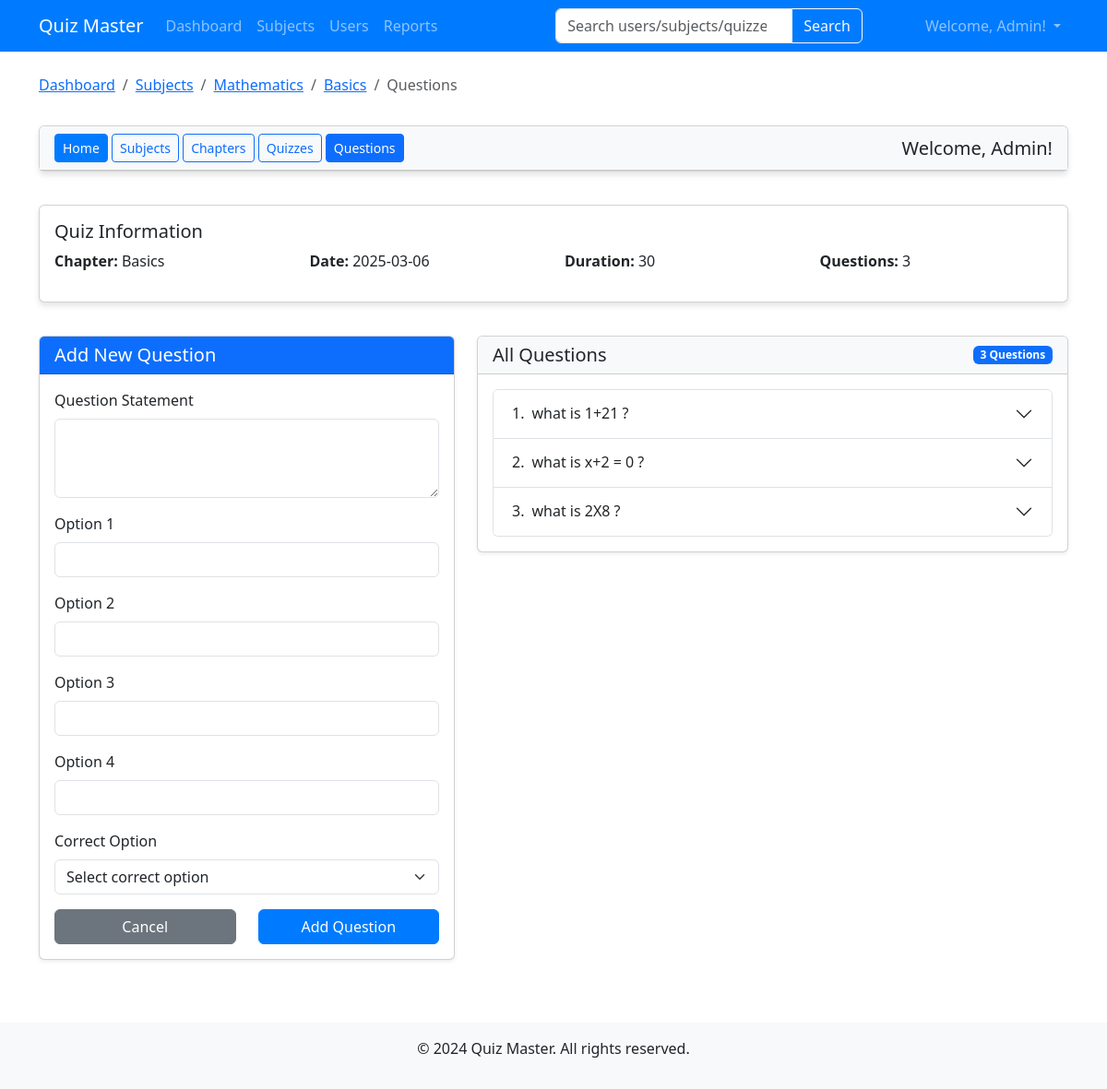
The app's page /admin/quizzes/1/questions (signed in) with its own data.
### models.py (models this page shows, shortened)
class User(db.Model,UserMixin):
    id = db.Column(db.Integer, primary_key=True)
    email = db.Column(db.String(120), unique=True, nullable=False)
    password = db.Column(db.String(200), nullable=False)
    full_name = db.Column(db.String(100), nullable=False)
    qualification = db.Column(db.String(100), nullable=True)
    dob = db.Column(db.String(20), nullable=True)
    is_admin = db.Column(db.Boolean, default=False)
    scores = db.relationship('Score', backref='user', lazy=True, cascade="all, delete-orphan")

class Subject(db.Model):
    id = db.Column(db.Integer, primary_key=True)
    name = db.Column(db.String(100), nullable=False)
    description = db.Column(db.Text, nullable=True)
    chapters = db.relationship('Chapter', backref='subject', lazy=True, cascade="all, delete-orphan")

class Chapter(db.Model):
    id = db.Column(db.Integer, primary_key=True)
    name = db.Column(db.String(100), nullable=False)
    description = db.Column(db.Text, nullable=True)
    subject_id = db.Column(db.Integer, db.ForeignKey('subject.id'), nullable=False)
    quizzes = db.relationship('Quiz', backref='chapter', lazy=True, cascade="all, delete-orphan")

class Quiz(db.Model):
    id = db.Column(db.Integer, primary_key=True)
    chapter_id = db.Column(db.Integer, db.ForeignKey('chapter.id'), nullable=False)
    date_of_quiz = db.Column(db.String(20), nullable=False)
    time_duration = db.Column(db.String(10), nullable=False)
    remarks = db.Column(db.Text, nullable=True)
    questions = db.relationship('Question', backref='quiz', lazy=True, cascade="all, delete-orphan")
    scores = db.relationship('Score', backref='quiz', lazy=True, cascade="all, delete-orphan")

class Question(db.Model):
    id = db.Column(db.Integer, primary_key=True)
    quiz_id = db.Column(db.Integer, db.ForeignKey('quiz.id'), nullable=False)
    question_statement = db.Column(db.Text, nullable=False)
    option1 = db.Column(db.String(200), nullable=False)
    option2 = db.Column(db.String(200), nullable=False)
    option3 = db.Column(db.String(200), nullable=False)
    option4 = db.Column(db.String(200), nullable=False)
    correct_option = db.Column(db.Integer, nullable=False)  # 1, 2, 3, or 4

### routes/admin.py (the view)
@admin.route('/quizzes/<int:quiz_id>/questions')
@login_required
def questions(quiz_id):
    quiz = Quiz.query.get_or_404(quiz_id)
    questions = Question.query.filter_by(quiz_id=quiz_id).all()
    return render_template('admin/questions.html', quiz=quiz, questions=questions)

### app.py (called while the page is built)
@login_manager.user_loader
def load_user(user_id):
    return User.query.get(int(user_id))

### routes/admin.py (called while the page is built)
@admin.before_request
def check_admin():
    if not current_user.is_authenticated or not current_user.is_admin:
        flash('You must be an admin to access this page.')
        return redirect(url_for('auth.login'))

### templates/admin/questions.html (shortened to what this page needs)
{% extends 'base.html' %}
{% block content %}
<div class="row mb-3">
    <div class="col-12">
        <nav aria-label="breadcrumb">
            <ol class="breadcrumb">
                <li class="breadcrumb-item"><a href="{{ url_for('admin.dashboard') }}">Dashboard</a></li>
                <li class="breadcrumb-item"><a href="{{ url_for('admin.subjects') }}">Subjects</a></li>
                <li class="breadcrumb-item"><a href="{{ url_for('admin.chapters', subject_id=quiz.chapter.subject_id) }}">{{ quiz.chapter.subject.name }}</a></li>
                <li class="breadcrumb-item"><a href="{{ url_for('admin.quizzes', chapter_id=quiz.chapter_id) }}">{{ quiz.chapter.name }}</a></li>
                <li class="breadcrumb-item active" aria-current="page">Questions</li>
            </ol>
        </nav>
    </div>
</div>
<div class="row mb-3">
    <div class="col-12">
        <div class="card">
            <div class="card-header bg-light d-flex justify-content-between align-items-center">
                <div>
                    <a href="{{ url_for('admin.dashboard') }}" class="btn btn-sm btn-primary">Home</a>
                    <a href="{{ url_for('admin.subjects') }}" class="btn btn-sm btn-outline-primary">Subjects</a>
                    <a href="{{ url_for('admin.chapters', subject_id=quiz.chapter.subject_id) }}" class="btn btn-sm btn-outline-primary">Chapters</a>
                    <a href="{{ url_for('admin.quizzes', chapter_id=quiz.chapter_id) }}" class="btn btn-sm btn-outline-primary">Quizzes</a>
                    <a href="#" class="btn btn-sm btn-outline-primary active">Questions</a>
                </div>
                <h5 class="mb-0">Welcome, Admin!</h5>
            </div>
        </div>
    </div>
</div>
<div class="row mb-3">
    <div class="col-12">
        <div class="card">
            <div class="card-body">
                <h5>Quiz Information</h5>
                <div class="row">
                    <div class="col-md-3">
                        <p><strong>Chapter:</strong> {{ quiz.chapter.name }}</p>
                    </div>
                    <div class="col-md-3">
                        <p><strong>Date:</strong> {{ quiz.date_of_quiz }}</p>
                    </div>
                    <div class="col-md-3">
                        <p><strong>Duration:</strong> {{ quiz.time_duration }}</p>
                    </div>
                    <div class="col-md-3">
                        <p><strong>Questions:</strong> {{ questions|length }}</p>
                    </div>
                </div>
            </div>
        </div>
    </div>
</div>
<div class="row">
    <div class="col-md-5">
        <div class="card shadow-sm">
            <div class="card-header bg-primary text-white">
                <h5 class="mb-0">Add New Question</h5>
            </div>
            <div class="card-body">
                <form method="POST" action="{{ url_for('admin.add_question', quiz_id=quiz.id) }}">
                    <div class="mb-3">
                        <label for="statement" class="form-label">Question Statement</label>
                        <textarea class="form-control" id="statement" name="statement" rows="3" required></textarea>
                    </div>
                    <div class="mb-3">
                        <label for="option1" class="form-label">Option 1</label>
                        <input type="text" class="form-control" id="option1" name="option1" required>
                    </div>
                    <div class="mb-3">
                        <label for="option2" class="form-label">Option 2</label>
                        <input type="text" class="form-control" id="option2" name="option2" required>
                    </div>
                    <div class="mb-3">
                        <label for="option3" class="form-label">Option 3</label>
                        <input type="text" class="form-control" id="option3" name="option3" required>
                    </div>
                    <div class="mb-3">
                        <label for="option4" class="form-label">Option 4</label>
                        <input type="text" class="form-control" id="option4" name="option4" required>
                    </div>
                    <div class="mb-3">
                        <label for="correct_option" class="form-label">Correct Option</label>
                        <select class="form-select" id="correct_option" name="correct_option" required>
                            <option value="" selected disabled>Select correct option</option>
                        </select>
                    </div>
                    <div class="row">
                        <div class="col-6">
                            <a href="{{ url_for('admin.quizzes', chapter_id=quiz.chapter_id) }}" class="btn btn-secondary w-100">Cancel</a>
                        </div>
                        <div class="col-6">
                            <button type="submit" class="btn btn-primary w-100">Add Question</button>
                        </div>
                    </div>
                </form>
            </div>
        </div>
    </div>
    <div class="col-md-7">
        <div class="card shadow-sm">
            <div class="card-header bg-light d-flex justify-content-between align-items-center">
                <h5 class="mb-0">All Questions</h5>
                <span class="badge bg-primary">{{ questions|length }} Questions</span>
            </div>
            <div class="card-body">
                {% if questions %}
                <div class="accordion" id="questionsAccordion">
                    {% for question in questions %}
                    <div class="accordion-item">
                        <h2 class="accordion-header" id="heading{{ question.id }}">
                            <button class="accordion-button collapsed" type="button" data-bs-toggle="collapse" data-bs-target="#collapse{{ question.id }}" aria-expanded="false" aria-controls="collapse{{ question.id }}">
                                <span class="me-2">{{ loop.index }}.</span> {{ question.question_statement|truncate(60) }}
                            </button>
                        </h2>
                    </div>
                    {% endfor %}
                </div>
                {% else %}
                <div class="alert alert-info">
                    <p class="mb-0">No questions added for this quiz yet. Use the form to add your first question.</p>
                </div>
                {% endif %}
            </div>
        </div>
    </div>
</div>
{% endblock %}

### templates/base.html (shortened to what this page needs)
<!DOCTYPE html>
<html lang="en">
<head>
    <link href="https://cdn.jsdelivr.net/npm/bootstrap@5.3.0-alpha1/dist/css/bootstrap.min.css" rel="stylesheet">
    <link rel="stylesheet" href="{{ url_for('static', filename='css/style.css') }}">
</head>
<body>
    <nav class="navbar navbar-expand-lg navbar-dark bg-primary">
        <div class="container">
            <a class="navbar-brand" href="/">Quiz Master</a>
            <div class="collapse navbar-collapse" id="navbarNav">
                <ul class="navbar-nav me-auto">
                    {% if current_user.is_authenticated %}
                        {% if current_user.is_admin %}
                            <li class="nav-item">
                                <a class="nav-link" href="{{ url_for('admin.dashboard') }}">Dashboard</a>
                            </li>
                            <li class="nav-item">
                                <a class="nav-link" href="{{ url_for('admin.subjects') }}">Subjects</a>
                            </li>
                            <li class="nav-item">
                                <a class="nav-link" href="{{ url_for('admin.users') }}">Users</a>
                            </li>
                            <li class="nav-item">
                                <a class="nav-link" href="{{ url_for('admin.reports') }}">Reports</a>
                            </li>
                        {% endif %}
                    {% endif %}
                </ul>
                {% if current_user.is_authenticated %}
                <form class="d-flex mx-auto" method="GET" action="{% if current_user.is_admin %}{{ url_for('admin.search') }}{% else %}{{ url_for('user.search') }}{% endif %}">
                    <div class="input-group">
                        <input class="form-control" type="search" name="query" placeholder="{% if current_user.is_admin %}Search users/subjects/quizzes{% else %}Search subjects/quizzes{% endif %}" aria-label="Search">
                        <button class="btn btn-outline-light" type="submit">Search</button>
                    </div>
                </form>
                {% endif %}
                <ul class="navbar-nav">
                    {% if current_user.is_authenticated %}
                        <li class="nav-item dropdown">
                            <a class="nav-link dropdown-toggle" href="#" id="navbarDropdown" role="button" data-bs-toggle="dropdown" aria-expanded="false">
                                Welcome, {{ current_user.full_name }}!
                            </a>
                        </li>
                    {% endif %}
                </ul>
            </div>
        </div>
    </nav>
    <div class="container mt-4">
        {% block content %}{% endblock %}
    </div>
    <footer class="mt-5 py-3 bg-light text-center">
        <div class="container">
            <p>&copy; 2024 Quiz Master. All rights reserved.</p>
        </div>
    </footer>
</body>
</html>

### static/css/style.css (style rules this page uses)
.navbar { background-color: #007bff !important; }
.form-label { font-weight: 500; }
.card { box-shadow: 0 4px 6px rgba(0,0,0,0.1); margin-bottom: 20px; }
.card-header { font-weight: 500; }
footer { margin-top: 30px; padding: 20px 0; background-color: #f8f9fa; }
.btn-primary { background-color: #007bff; border-color: #007bff; }

### records on screen
User: full_name "Admin"
Subject: chapter.subject.name "Mathematics"
Chapter: chapter.name "Basics"
Quiz: date_of_quiz "2025-03-06", time_duration "30"
Question: question_statement "what is 1+21 ?"
Question: question_statement "what is x+2 = 0 ?"
Question: question_statement "what is 2X8 ?"

### other values on screen
{{ questions|length }} "3"
